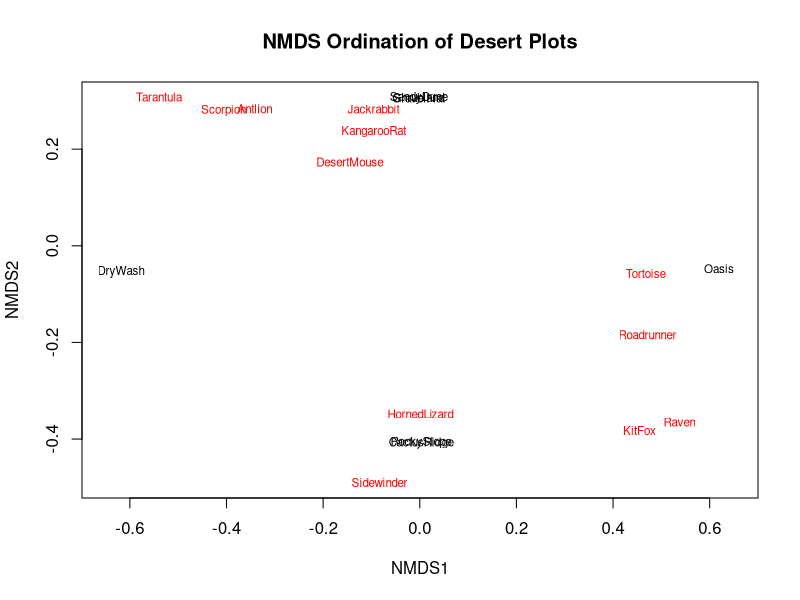
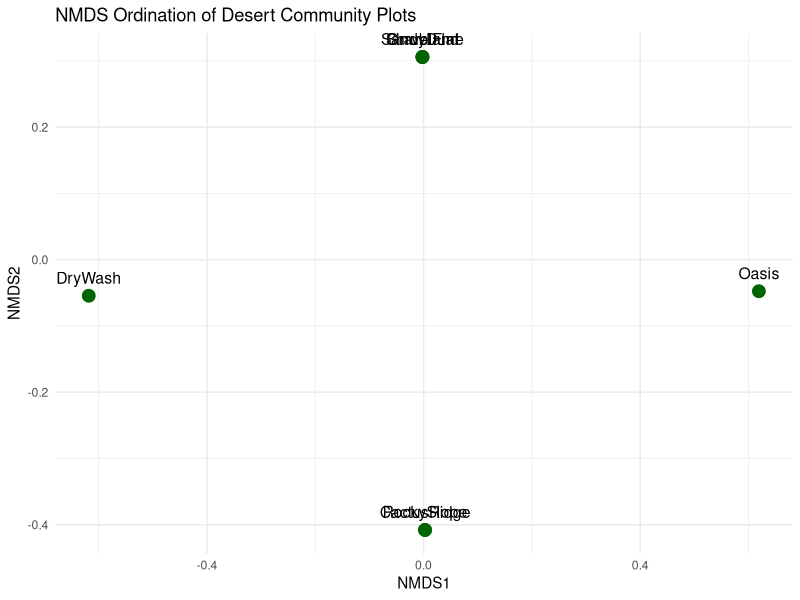

Generate these figures, in order, with R: (Note: this script raises an error after producing the figures.)
# Load libraries
library(vegan)
library(ggplot2)

# Load community data
community <- read.csv("data/example_community_matrix.csv", row.names = 1)

# Run NMDS with Bray-Curtis
nmds <- metaMDS(community, distance = "bray", k = 2, trymax = 100)

# Check stress value (should be < 0.2 for good ordination)
print(paste("NMDS Stress:", nmds$stress))

# Plot the ordination
pdf("plots/nmds_plot.pdf")
ordiplot(nmds, type = "text", main = "NMDS Ordination of Desert Plots")
dev.off()

# Optional: ggplot version (cleaner)
site.scores <- as.data.frame(scores(nmds, display = "sites"))
site.scores$Plot <- rownames(site.scores)

ggplot(site.scores, aes(x = NMDS1, y = NMDS2, label = Plot)) +
  geom_point(color = "darkgreen", size = 4) +
  geom_text(vjust = -1, size = 4) +
  theme_minimal() +
  labs(title = "NMDS Ordination of Desert Community Plots") +
  ggsave("plots/nmds_plot_ggplot.pdf")
